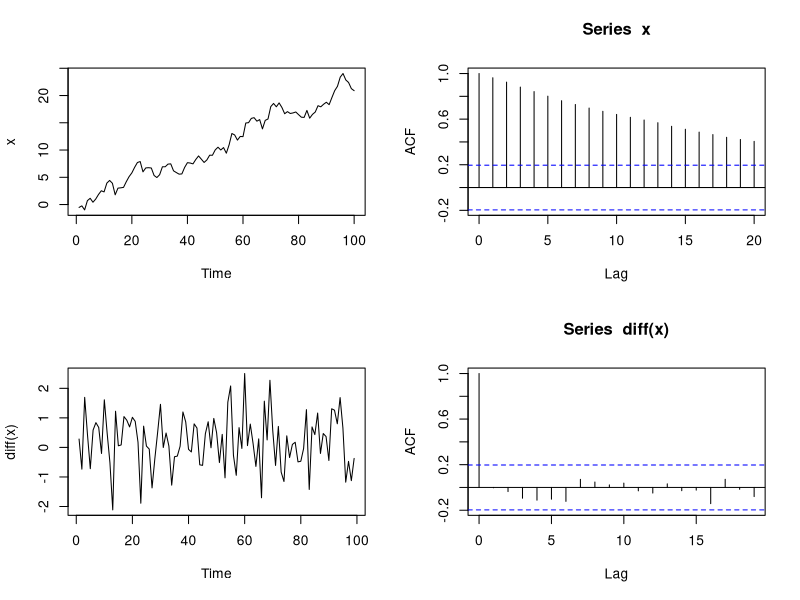

This chart was generated by the following R code:
# 设置工作路径
setwd("D:\\softwares\\applied statistics\\rcodelearning\\chap14\\sourcecode")
# 设置随机数种子
set.seed(1)
# 样本量
samplesize <- 100
# 漂移项
mu <- 0.1
# 正态白噪声
x <- cumsum(mu + rnorm(samplesize))
# 开始绘图
dev.new()
# 保存文件
pdf("../codeimage/code2.pdf")
# 设置子图
par(mfrow = c(2, 2))
# 时间序列线图
ts.plot(x)
# 自相关函数图
acf(x)
# 一阶差分时间序列线图
ts.plot(diff(x))
# 一阶差分自相关函数图
acf(diff(x))
# 关闭图形
dev.off()
# 关闭文件
dev.off()
# 保存工作空间
save.image("R2.RData")
